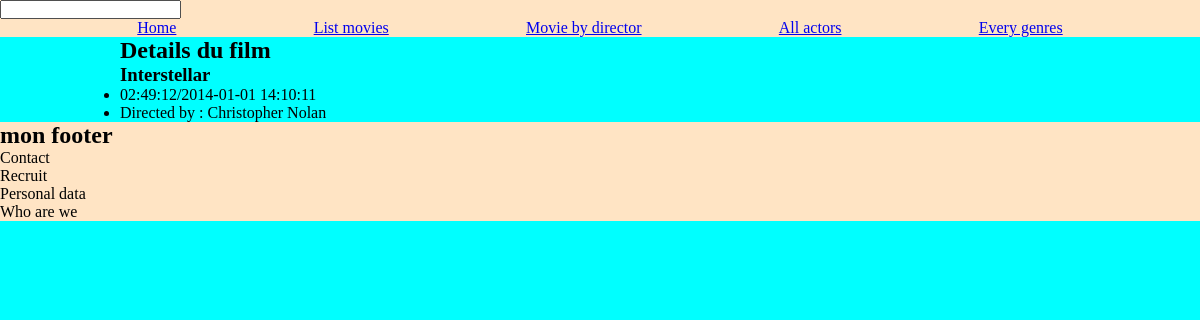
/index.php?action=detailsFilm&id=4, run on the app's committed database.
### tables this page shows
CREATE TABLE IF NOT EXISTS `film` (
  `id_film` int NOT NULL AUTO_INCREMENT,
  `titre` varchar(255) NOT NULL,
  `dateDeSortie` datetime NOT NULL,
  `duree` time NOT NULL,
  `realisateur_id` int NOT NULL,
  `affiche` varchar(255) DEFAULT 'indisponible.jpg',
  PRIMARY KEY (`id_film`),
  KEY `FK__realisateur` (`realisateur_id`),
  CONSTRAINT `FK__realisateur` FOREIGN KEY (`realisateur_id`) REFERENCES `realisateur` (`id_realisateur`)
);

### controller/MovieController.php (called while the page is built, shortened)
<?php
require_once "./bdd/DAO.php";
class MovieController {
    public function infosFilm($GET_id) {
        $dao = new DAO();
        $sql =
        "SELECT f.titre, f.duree, f.dateDeSortie, CONCAT(r.prenom, ' ', r.nom) AS full_name
        FROM casting c
        INNER JOIN acteur a ON c.acteur_id = a.id_acteur
        INNER JOIN role ro ON c.role_id = ro.id_role
        INNER JOIN film f  ON c.film_id = f.id_film
        INNER JOIN realisateur r ON f.realisateur_id = r.id_realisateur
        WHERE f.id_film = $GET_id
        GROUP BY f.id_film";
        $detailsFilm = $dao->executerRequete($sql);
        require "./view/movie/detailsFilm.php";
    }
}
?>

### bdd/DAO.php (called while the page is built, shortened)
<?php
class DAO{
    private $bdd;
    public function __construct(){
        $this->bdd = new \PDO('mysql:host=localhost;dbname=cinema;charset=utf8', 'root', '');
    }
    public function executerRequete($sql, $params = NULL){
        if ($params == NULL){
            $resultat = $this->bdd->query($sql);
        }else{
            $resultat = $this->bdd->prepare($sql);
            $resultat->execute($params);
        }
        return $resultat;
    }
}

### view/movie/detailsFilm.php (the view, shortened to what this page needs)
<h2>Details du film</h2>
<?php
while ($film = $detailsFilm->fetch()) {
    echo "<div>",
            "<h3>".$film["titre"]."</h3>",
            "<ul>",
                "<li>".$film["duree"]."/".$film["dateDeSortie"]."</li>",
                "<li>Directed by : ".$film["full_name"]."</li>",
            "</ul>",
        "</div>";
?>
<?php
}
?>
<?php
require "./view/layout.php";
?>

### public/css/style.css (style rules this page uses)
* { margin: 0; padding: 0; box-sizing: border-box; }
body { background-color: aqua; }

### data on the page
film: titre "Interstellar", duree "02:49:12", dateDeSortie "2014-01-01 14:10:11", full_name "Christopher Nolan"
